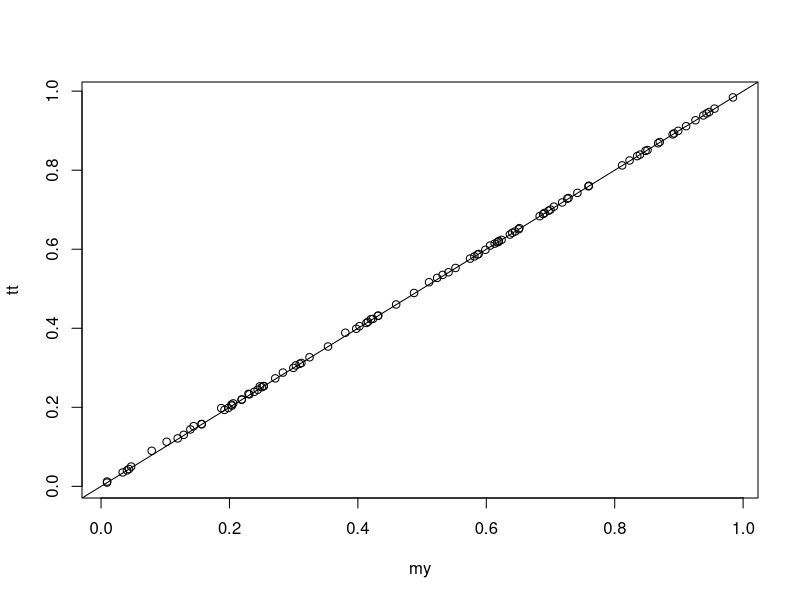

Write R code to recreate this figure.
var2 <- function(x, bessel = T) sum((x - mean(x))^2) / (length(x) - ifelse(bessel, 1, 0))

foo <- function(n1, n2){
  x1 <- rnorm(n1)
  x2 <- rnorm(n2)
  dx <- (mean(x1) - mean(x2))
  tx <- dx / (sqrt(var2(x1,T) / n1 + var2(x2,T) / n2))
  pval <- (1 - pt(abs(tx), n1 + n2 - 2)) * 2
  
  return(c(my = pval, tt = t.test(x1, x2)$p.value))
}

n1 <- 10
n2 <- 15

out <- t(replicate(100, foo(n1, n2)))
plot(out); abline(0,1)
max(abs(out[,1] - out[,2]))
